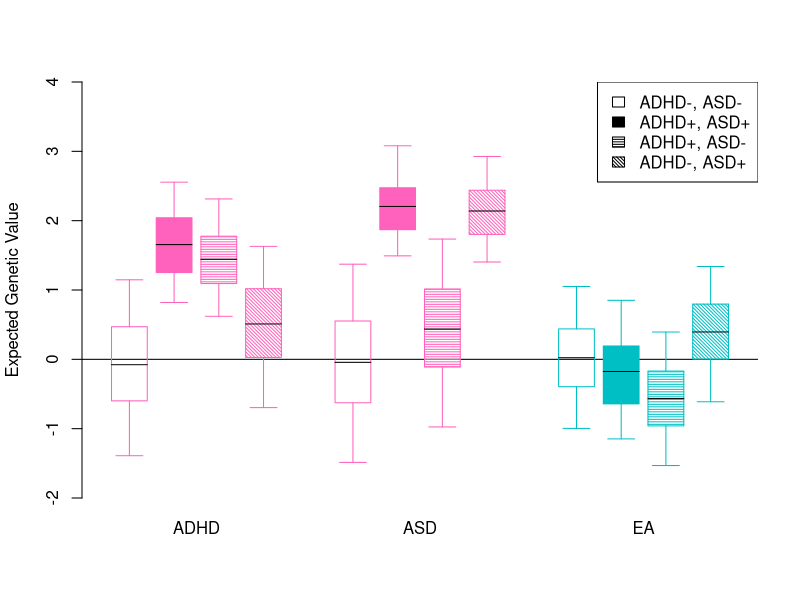

Generate this figure with R: (Note: this script raises an error after producing the figure.)
gen_cor_norm <- function( n, mu, sigma, rho, pop=F ) {
	
	t <- length( mu )
	X <- matrix( rnorm( t*n ), n, t )
	X.sig <- var( scale( X ) )
	X.sig.C.inv <- solve( chol( X.sig ) )
	X.clean <- scale( X %*% X.sig.C.inv )
	rho.C <- chol( rho )
	Y <- matrix( rep( mu, n ), n, t, byrow=T ) + 
			( X.clean %*% rho.C ) * matrix( rep( sigma, n ), n, t, byrow=T )

	return( Y )
	
}

plot.profiles.como <- function( l.value, p.value, plotName, 
								traits.txt=c( "Trait 1","Trait 2","Trait 3" ),
								legend.txt=c( "Group 0-0", "Group 1-1", "Group 1-0", "Group 0-1") ) {
	
	l.1.00 <- mean( l.value[ p.value[,1] == 0 & p.value[,2] == 0, 1 ] )
	l.2.00 <- mean( l.value[ p.value[,1] == 0 & p.value[,2] == 0, 2 ] )
	l.3.00 <- mean( l.value[ p.value[,1] == 0 & p.value[,2] == 0, 3 ] )
			
	l.1.10 <- mean( l.value[ p.value[,1] == 1 & p.value[,2] == 0, 1 ] )
	l.2.10 <- mean( l.value[ p.value[,1] == 1 & p.value[,2] == 0, 2 ] )
	l.3.10 <- mean( l.value[ p.value[,1] == 1 & p.value[,2] == 0, 3 ] )
	
	l.1.01 <- mean( l.value[ p.value[,1] == 0 & p.value[,2] == 1, 1 ] )
	l.2.01 <- mean( l.value[ p.value[,1] == 0 & p.value[,2] == 1, 2 ] )
	l.3.01 <- mean( l.value[ p.value[,1] == 0 & p.value[,2] == 1, 3 ] )

	l.1.11 <- mean( l.value[ p.value[,1] == 1 & p.value[,2] == 1, 1 ] )
	l.2.11 <- mean( l.value[ p.value[,1] == 1 & p.value[,2] == 1, 2 ] )
	l.3.11 <- mean( l.value[ p.value[,1] == 1 & p.value[,2] == 1, 3 ] )

	sd.1.00 <- sd( l.value[ p.value[,1] == 0 & p.value[,2] == 0, 1 ] ) / 
						sqrt( sum( p.value[,1] == 0 & p.value[,2] == 0 ) )
	sd.2.00 <- sd( l.value[ p.value[,1] == 0 & p.value[,2] == 0, 2 ] ) / 
						sqrt( sum( p.value[,1] == 0 & p.value[,2] == 0 ) )
	sd.3.00 <- sd( l.value[ p.value[,1] == 0 & p.value[,2] == 0, 3 ] ) / 
						sqrt( sum( p.value[,1] == 0 & p.value[,2] == 0 ) )
			
	sd.1.10 <- sd( l.value[ p.value[,1] == 1 & p.value[,2] == 0, 1 ] ) / 
						sqrt( sum( p.value[,1] == 1 & p.value[,2] == 0 ) )
	sd.2.10 <- sd( l.value[ p.value[,1] == 1 & p.value[,2] == 0, 2 ] ) / 
						sqrt( sum( p.value[,1] == 1 & p.value[,2] == 0 ) )
	sd.3.10 <- sd( l.value[ p.value[,1] == 1 & p.value[,2] == 0, 3 ] ) / 
						sqrt( sum( p.value[,1] == 1 & p.value[,2] == 0 ) )
						
	sd.1.01 <- sd( l.value[ p.value[,1] == 0 & p.value[,2] == 1, 1 ] ) / 
						sqrt( sum( p.value[,1] == 0 & p.value[,2] == 1 ) )
	sd.2.01 <- sd( l.value[ p.value[,1] == 0 & p.value[,2] == 1, 2 ] ) / 
						sqrt( sum( p.value[,1] == 0 & p.value[,2] == 1 ) )
	sd.3.01 <- sd( l.value[ p.value[,1] == 0 & p.value[,2] == 1 , 3 ]) / 
						sqrt( sum( p.value[,1] == 0 & p.value[,2] == 1 ) )

	sd.1.11 <- sd( l.value[ p.value[,1] == 1 & p.value[,2] == 1, 1 ] ) / 
						sqrt( sum( p.value[,1] == 1 & p.value[,2] == 1 ) )
	sd.2.11 <- sd( l.value[ p.value[,1] == 1 & p.value[,2] == 1, 2 ] ) / 
						sqrt( sum( p.value[,1] == 1 & p.value[,2] == 1 ) )
	sd.3.11 <- sd( l.value[ p.value[,1] == 1 & p.value[,2] == 1, 3 ] ) / 
						sqrt( sum( p.value[,1] == 1 & p.value[,2] == 1 ) )

	plot.dat <- rbind( 	c( l.1.00, l.1.11, l.1.10, l.1.01 ),
						c( l.2.00, l.2.11, l.2.10, l.2.01 ),
						c( l.3.00, l.3.11, l.3.10, l.3.01 ) )
	plot.sd <- rbind( 	c( sd.1.00, sd.1.11, sd.1.10, sd.1.01 ),
						c( sd.2.00, sd.2.11, sd.2.10, sd.2.01 ),
						c( sd.3.00, sd.3.11, sd.3.10, sd.3.01 ) )
	
	col.cats <- c( "#FF62BC", "#FF62BC", "#00BFC4" )
	dense.cats <- c( 0, NA, 40, 40 )
	angle.cats <- c( NA, NA, 0, 135 )
	
	pdf( plotName )	
	
	b.plot <- print( barplot( t( plot.dat ),
					names.arg=traits.txt, 
					beside=T,
					angle=angle.cats, density=dense.cats, 
					ylab="Expected Genetic Value",
					col=rep( col.cats, each=4 ),
					ylim=c( -1,3 )
				) )
	print( segments( b.plot, t( plot.dat )-1.96*t( plot.sd ), 
			b.plot, t( plot.dat )+1.96*t( plot.sd ) ) )
	print( segments( b.plot-0.25, t( plot.dat )+1.96*t( plot.sd ), 
			b.plot+0.25, t( plot.dat )+1.96*t( plot.sd ) ) )
	print( segments( b.plot-0.25, t( plot.dat )-1.96*t( plot.sd ), 
			b.plot+0.25, t( plot.dat )-1.96*t( plot.sd ) ) )

	print( legend( 'topright', 
					legend=legend.txt,
					angle=angle.cats, 
					density=dense.cats, 
					col=1 ) )

	dev.off()
	
	out.dat <- list( plot.dat, plot.sd, b.plot )	
	
	return( out.dat )
	
}

plot.profiles.como.bnw <- function( l.value, p.value, plotName, 
								traits.txt=c( "Trait 1","Trait 2","Trait 3" ),
								legend.txt=c( "Group 0-0", "Group 1-1", "Group 1-0", "Group 0-1") ) {

	#l.value <- g.value.0
	#p.value <- p.value.0 
	#traits.txt <- traits
	#legend.txt <- legend.txt
	
	l.1.00 <- mean( l.value[ p.value[,1] == 0 & p.value[,2] == 0, 1 ] )
	l.2.00 <- mean( l.value[ p.value[,1] == 0 & p.value[,2] == 0, 2 ] )
	l.3.00 <- mean( l.value[ p.value[,1] == 0 & p.value[,2] == 0, 3 ] )
			
	l.1.10 <- mean( l.value[ p.value[,1] == 1 & p.value[,2] == 0, 1 ] )
	l.2.10 <- mean( l.value[ p.value[,1] == 1 & p.value[,2] == 0, 2 ] )
	l.3.10 <- mean( l.value[ p.value[,1] == 1 & p.value[,2] == 0, 3 ] )
	
	l.1.01 <- mean( l.value[ p.value[,1] == 0 & p.value[,2] == 1, 1 ] )
	l.2.01 <- mean( l.value[ p.value[,1] == 0 & p.value[,2] == 1, 2 ] )
	l.3.01 <- mean( l.value[ p.value[,1] == 0 & p.value[,2] == 1, 3 ] )

	l.1.11 <- mean( l.value[ p.value[,1] == 1 & p.value[,2] == 1, 1 ] )
	l.2.11 <- mean( l.value[ p.value[,1] == 1 & p.value[,2] == 1, 2 ] )
	l.3.11 <- mean( l.value[ p.value[,1] == 1 & p.value[,2] == 1, 3 ] )

	q05.1.00 <- quantile( l.value[ p.value[,1] == 0 & p.value[,2] == 0, 1 ], 0.05 )
	q05.2.00 <- quantile( l.value[ p.value[,1] == 0 & p.value[,2] == 0, 2 ], 0.05 )
	q05.3.00 <- quantile( l.value[ p.value[,1] == 0 & p.value[,2] == 0, 3 ], 0.05 )
				
	q05.1.10 <- quantile( l.value[ p.value[,1] == 1 & p.value[,2] == 0, 1 ], 0.05 )
	q05.2.10 <- quantile( l.value[ p.value[,1] == 1 & p.value[,2] == 0, 2 ], 0.05 )
	q05.3.10 <- quantile( l.value[ p.value[,1] == 1 & p.value[,2] == 0, 3 ], 0.05 )
						
	q05.1.01 <- quantile( l.value[ p.value[,1] == 0 & p.value[,2] == 1, 1 ], 0.05 )
	q05.2.01 <- quantile( l.value[ p.value[,1] == 0 & p.value[,2] == 1, 2 ], 0.05 )
	q05.3.01 <- quantile( l.value[ p.value[,1] == 0 & p.value[,2] == 1, 3 ], 0.05 )

	q05.1.11 <- quantile( l.value[ p.value[,1] == 1 & p.value[,2] == 1, 1 ], 0.05 )
	q05.2.11 <- quantile( l.value[ p.value[,1] == 1 & p.value[,2] == 1, 2 ], 0.05 )
	q05.3.11 <- quantile( l.value[ p.value[,1] == 1 & p.value[,2] == 1, 3 ], 0.05 )

	q25.1.00 <- quantile( l.value[ p.value[,1] == 0 & p.value[,2] == 0, 1 ], 0.25 )
	q25.2.00 <- quantile( l.value[ p.value[,1] == 0 & p.value[,2] == 0, 2 ], 0.25 )
	q25.3.00 <- quantile( l.value[ p.value[,1] == 0 & p.value[,2] == 0, 3 ], 0.25 )
				
	q25.1.10 <- quantile( l.value[ p.value[,1] == 1 & p.value[,2] == 0, 1 ], 0.25 )
	q25.2.10 <- quantile( l.value[ p.value[,1] == 1 & p.value[,2] == 0, 2 ], 0.25 )
	q25.3.10 <- quantile( l.value[ p.value[,1] == 1 & p.value[,2] == 0, 3 ], 0.25 )
						
	q25.1.01 <- quantile( l.value[ p.value[,1] == 0 & p.value[,2] == 1, 1 ], 0.25 )
	q25.2.01 <- quantile( l.value[ p.value[,1] == 0 & p.value[,2] == 1, 2 ], 0.25 )
	q25.3.01 <- quantile( l.value[ p.value[,1] == 0 & p.value[,2] == 1, 3 ], 0.25 )

	q25.1.11 <- quantile( l.value[ p.value[,1] == 1 & p.value[,2] == 1, 1 ], 0.25 )
	q25.2.11 <- quantile( l.value[ p.value[,1] == 1 & p.value[,2] == 1, 2 ], 0.25 )
	q25.3.11 <- quantile( l.value[ p.value[,1] == 1 & p.value[,2] == 1, 3 ], 0.25 )

	q75.1.00 <- quantile( l.value[ p.value[,1] == 0 & p.value[,2] == 0, 1 ], 0.75 )
	q75.2.00 <- quantile( l.value[ p.value[,1] == 0 & p.value[,2] == 0, 2 ], 0.75 )
	q75.3.00 <- quantile( l.value[ p.value[,1] == 0 & p.value[,2] == 0, 3 ], 0.75 )
				
	q75.1.10 <- quantile( l.value[ p.value[,1] == 1 & p.value[,2] == 0, 1 ], 0.75 )
	q75.2.10 <- quantile( l.value[ p.value[,1] == 1 & p.value[,2] == 0, 2 ], 0.75 )
	q75.3.10 <- quantile( l.value[ p.value[,1] == 1 & p.value[,2] == 0, 3 ], 0.75 )
						
	q75.1.01 <- quantile( l.value[ p.value[,1] == 0 & p.value[,2] == 1, 1 ], 0.75 )
	q75.2.01 <- quantile( l.value[ p.value[,1] == 0 & p.value[,2] == 1, 2 ], 0.75 )
	q75.3.01 <- quantile( l.value[ p.value[,1] == 0 & p.value[,2] == 1, 3 ], 0.75 )

	q75.1.11 <- quantile( l.value[ p.value[,1] == 1 & p.value[,2] == 1, 1 ], 0.75 )
	q75.2.11 <- quantile( l.value[ p.value[,1] == 1 & p.value[,2] == 1, 2 ], 0.75 )
	q75.3.11 <- quantile( l.value[ p.value[,1] == 1 & p.value[,2] == 1, 3 ], 0.75 )

	q95.1.00 <- quantile( l.value[ p.value[,1] == 0 & p.value[,2] == 0, 1 ], 0.95 )
	q95.2.00 <- quantile( l.value[ p.value[,1] == 0 & p.value[,2] == 0, 2 ], 0.95 )
	q95.3.00 <- quantile( l.value[ p.value[,1] == 0 & p.value[,2] == 0, 3 ], 0.95 )
				
	q95.1.10 <- quantile( l.value[ p.value[,1] == 1 & p.value[,2] == 0, 1 ], 0.95 )
	q95.2.10 <- quantile( l.value[ p.value[,1] == 1 & p.value[,2] == 0, 2 ], 0.95 )
	q95.3.10 <- quantile( l.value[ p.value[,1] == 1 & p.value[,2] == 0, 3 ], 0.95 )
						
	q95.1.01 <- quantile( l.value[ p.value[,1] == 0 & p.value[,2] == 1, 1 ], 0.95 )
	q95.2.01 <- quantile( l.value[ p.value[,1] == 0 & p.value[,2] == 1, 2 ], 0.95 )
	q95.3.01 <- quantile( l.value[ p.value[,1] == 0 & p.value[,2] == 1, 3 ], 0.95 )

	q95.1.11 <- quantile( l.value[ p.value[,1] == 1 & p.value[,2] == 1, 1 ], 0.95 )
	q95.2.11 <- quantile( l.value[ p.value[,1] == 1 & p.value[,2] == 1, 2 ], 0.95 )
	q95.3.11 <- quantile( l.value[ p.value[,1] == 1 & p.value[,2] == 1, 3 ], 0.95 )

	plot.dat <- rbind( 	c( l.1.00, l.1.11, l.1.10, l.1.01 ),
						c( l.2.00, l.2.11, l.2.10, l.2.01 ),
						c( l.3.00, l.3.11, l.3.10, l.3.01 ) )
	plot.q05 <- rbind( 	c( q05.1.00, q05.1.11, q05.1.10, q05.1.01 ),
						c( q05.2.00, q05.2.11, q05.2.10, q05.2.01 ),
						c( q05.3.00, q05.3.11, q05.3.10, q05.3.01 ) )
	plot.q25 <- rbind( 	c( q25.1.00, q25.1.11, q25.1.10, q25.1.01 ),
						c( q25.2.00, q25.2.11, q25.2.10, q25.2.01 ),
						c( q25.3.00, q25.3.11, q25.3.10, q25.3.01 ) )
	plot.q75 <- rbind( 	c( q75.1.00, q75.1.11, q75.1.10, q75.1.01 ),
						c( q75.2.00, q75.2.11, q75.2.10, q75.2.01 ),
						c( q75.3.00, q75.3.11, q75.3.10, q75.3.01 ) )
	plot.q95 <- rbind( 	c( q95.1.00, q95.1.11, q95.1.10, q95.1.01 ),
						c( q95.2.00, q95.2.11, q95.2.10, q95.2.01 ),
						c( q95.3.00, q95.3.11, q95.3.10, q95.3.01 ) )					
			
	col.cats <- c( "#FF62BC", "#FF62BC", "#00BFC4" )
	dense.cats <- c( 0, NA, 40, 40 )
	angle.cats <- c( NA, NA, 0, 135 )
	
	pdf( plotName )	
	
	b.plot <- print( barplot( t( plot.dat ),
					names.arg=traits.txt, 
					beside=T,
					angle=angle.cats, density=dense.cats,
					col='white', border='white',
					ylab="Expected Genetic Value",
					ylim=c( -2,4 )
				) )
	abline( h=0 )

	for ( i in 1:3 ) {
	for ( g in 1:4 ) {
		
		t.col=col.cats[ i ]
		t.border=col.cats[ i ]
		t.angle=angle.cats[ g ]
		t.density=dense.cats[ g ]	

		tempMat <- t( plot.dat )
		tempMat.q05 <- t( plot.q05 )
		tempMat.q25 <- t( plot.q25 )
		tempMat.q75 <- t( plot.q75 )
		tempMat.q95 <- t( plot.q95 )
				
		polygon(	c( b.plot[ g,i ]-0.4, b.plot[ g,i ]+0.4, b.plot[ g,i ]+0.4, b.plot[ g,i ]-0.4 ), 
					c( tempMat.q25[ g,i ], tempMat.q25[ g,i ], tempMat.q75[ g,i ], tempMat.q75[ g,i ] ), 
					col=t.col,
					border=t.border,
					angle=t.angle,
					density=t.density
					)
		segments(	b.plot[ g,i ], tempMat.q75[ g,i ], 
					b.plot[ g,i ], tempMat.q95[ g,i ], 
					col=t.col
					)
		segments(	b.plot[ g,i ], tempMat.q25[ g,i ], 
					b.plot[ g,i ], tempMat.q05[ g,i ], 
					col=t.col
					)							
		segments(	b.plot[ g,i ]+0.3, tempMat.q05[ g,i ], 
					b.plot[ g,i ]-0.3, tempMat.q05[ g,i ], 
					col=t.col
					)	
		segments(	b.plot[ g,i ]+0.3, tempMat.q95[ g,i ], 
					b.plot[ g,i ]-0.3, tempMat.q95[ g,i ], 
					col=t.col
					)
		segments(	b.plot[ g,i ]+0.4, tempMat[ g,i ], 
					b.plot[ g,i ]-0.4, tempMat[ g,i ], 
					col=1
					)					
	}
	}

	print( legend( 'topright', 
					legend=legend.txt,
					angle=angle.cats, 
					density=dense.cats, 
					col=1 ) )

	dev.off()
	
	out.dat <- list( plot.dat, plot.sd, b.plot )	
	
	return( out.dat )
	
}

he_reg <- function( g, p, k, m1, m2, misType='flip', misdir=0 ) {
	
	# Using the same people in both studies breaks estimators.  
	#	Sampling needs to be done carefully to ensure E( y1y2 | s1,s2,g12 ) can
	#	be factored under some assumptions of independence (my guess), or 
	#	it doesn't like within and across study similarities to be mixed. 
	#	Weissbrod, Flint, Rosset. 2018. AJHG. Supp. Note, eq. 5. 
	# Derived for Gij ~ 0, so when subjects are compared with themselves it breaks 
	#	this assumption.  With m=1000, anything > ~0.8 is a self-self correlations.
	#	With m=250, unrel x < 0.375, within person x > 0.675 seems ~reasonable. 
	#	With m=100, unrel x and within person x overlap - too much variance in (1/m)( X'X )
	#	I remove those pairs by checking x > 0.5		

	if ( misdir %in% c( 1,3 ) ) {
		m1.p <- sample( which( p[,1] == 1 ), floor( m1*sum( p[,1] ) ) ) 
		p[ m1.p, 2 ] <- 1 
	}
	if ( misdir %in% c( 2,3 ) ) { 
		m2.p <- sample( which( p[,2] == 1 ), floor( m2*sum( p[,2] ) ) )
		p[ m2.p, 1 ] <- 1 
	}

	if ( misType == 'flip' ) {
		if ( misdir %in% c( 1,3 ) ) { p[ m1.p, 1 ] <- 0 }	
		if ( misdir %in% c( 2,3 ) ) { p[ m2.p, 2 ] <- 0 }
	}
		
	# Initial sampling
	g.keep.1 <- sort( unique( c( sample( which( p[,1] == 0 ), 10000 ), 
							which( p[,1] == 1 ) ) ) )
	g.keep.2 <- sort( unique( c( sample( which( p[,2] == 0 ), 10000 ), 
							which( p[,2] == 1 ) ) ) )
	g.keep.3 <- sort( unique( c( sample( 
							which( !is.na( p[,3] ) ), 10000 ) ) ) )
								
	n.1 <- length( g.keep.1 )
	n.2 <- length( g.keep.2 )
	n.3 <- length( g.keep.3 )
		
	g.temp.1 <- g[ g.keep.1, ]
	g.temp.2 <- g[ g.keep.2, ]
	g.temp.3 <- g[ g.keep.3, ]	
	p.temp.1 <- p[ g.keep.1, ]	
	p.temp.2 <- p[ g.keep.2, ]
	p.temp.3 <- p[ g.keep.3, ]
		
	pt.1 <- sum( p.temp.1[ ,1 ] )/n.1
	p.temp.1[ ,1 ] <- ( p.temp.1[ ,1 ] - pt.1 ) / sqrt( pt.1*(1-pt.1) )	
	pt.2 <- sum( p.temp.2[ ,2 ] )/n.2
	p.temp.2[ ,2 ] <- ( p.temp.2[ ,2 ] - pt.2 ) / sqrt( pt.2*(1-pt.2) )

	x.temp <- ( 1/dim(g)[2] ) * g.temp.1 %*% t( g.temp.1 )
	x.temp[ upper.tri( x.temp, diag=T ) ] <- NA
	x.temp.l <- c( x.temp[ !is.na( x.temp ) ] )
	
	y.temp <- p.temp.1[,1] %*% t( p.temp.1[,1] )
	y.temp[ upper.tri( y.temp, diag=T ) ] <- NA
	y.temp.l <- c( y.temp[ !is.na( y.temp ) ] )
	
	c.1.1.p <- sqrt( pt.1*(1-pt.1)*pt.1*(1-pt.1) )
	c.1.1.n <- dnorm( qnorm(1-k[1]) )*dnorm( qnorm(1-k[1]) )
	c.1.1.k <- k[1]*( 1-k[1] )*k[1]*( 1-k[1] )
	c.1.1 <- ( c.1.1.p*c.1.1.n ) / ( c.1.1.k )
	y.1.1.h2 <- ( ( c.1.1*x.temp.l ) %*% y.temp.l ) / 
				( ( c.1.1*x.temp.l ) %*% ( c.1.1*x.temp.l ) )						

	x.temp <- ( 1/dim(g)[2] ) * g.temp.2 %*% t( g.temp.2 )
	x.temp[ upper.tri( x.temp, diag=T ) ] <- NA
	x.temp.l <- c( x.temp[ !is.na( x.temp ) ] )

	y.temp <- p.temp.2[,2] %*% t( p.temp.2[,2] )
	y.temp[ upper.tri( y.temp, diag=T ) ] <- NA
	y.temp.l <- c( y.temp[ !is.na( y.temp ) ] )
	
	c.2.2.p <- sqrt( pt.2*(1-pt.2)*pt.2*(1-pt.2) )
	c.2.2.n <- dnorm( qnorm(1-k[2]) )*dnorm( qnorm(1-k[2]) )
	c.2.2.k <- k[2]*( 1-k[2] )*k[2]*( 1-k[2] )
	c.2.2 <- ( c.2.2.p*c.2.2.n ) / ( c.2.2.k )
	y.2.2.h2 <- ( ( c.2.2*x.temp.l ) %*% y.temp.l ) / 
				( ( c.2.2*x.temp.l ) %*% ( c.2.2*x.temp.l ) )

	x.temp <- ( 1/dim(g)[2] ) * g.temp.3 %*% t( g.temp.3 )
	x.temp[ upper.tri( x.temp, diag=T ) ] <- NA
	x.temp.l <- c( x.temp[ !is.na( x.temp ) ] )

	y.temp <- p.temp.3[,3] %*% t( p.temp.3[,3] )
	y.temp[ upper.tri( y.temp, diag=T ) ] <- NA
	y.temp.l <- c( y.temp[ !is.na( y.temp ) ] )

	# Biased if studies with ascertainment on secondary trait
	y.3.3.h2 <- ( ( x.temp.l ) %*% y.temp.l ) / 
				( ( x.temp.l ) %*% ( x.temp.l ) )

	x.temp <- ( 1/dim(g)[2] ) * g.temp.1 %*% t( g.temp.2 )
	x.temp[ upper.tri( x.temp, diag=T ) ] <- NA
	x.temp.l <- c( x.temp[ !is.na( x.temp ) ] )
	rem.x.temp.l <- which( x.temp.l > 0.5 )

	y.temp <- p.temp.1[,1] %*% t( p.temp.2[,2] )
	y.temp[ upper.tri( y.temp, diag=T ) ] <- NA
	y.temp.l <- c( y.temp[ !is.na( y.temp ) ] )

	c.1.2.p <- sqrt( pt.1*(1-pt.1)*pt.2*(1-pt.2) )
	c.1.2.n <- dnorm( qnorm(1-k[1]) )*dnorm( qnorm(1-k[2]) )
	c.1.2.k <- k[1]*( 1-k[1] )*k[2]*( 1-k[2] )
	c.1.2 <- ( c.1.2.p*c.1.2.n ) / ( c.1.2.k )
	y.1.2.cov <- ( ( c.1.2*x.temp.l[ -rem.x.temp.l ] ) %*% y.temp.l[ -rem.x.temp.l ] ) / 
				( ( c.1.2*x.temp.l[ -rem.x.temp.l ] ) %*% ( c.1.2*x.temp.l[ -rem.x.temp.l ] ) )
	y.1.2.rg <- y.1.2.cov / sqrt( y.1.1.h2*y.2.2.h2 )

	x.temp <- ( 1/dim(g)[2] ) * g.temp.1 %*% t( g.temp.3 )
	x.temp[ upper.tri( x.temp, diag=F ) ] <- NA
	x.temp.l <- c( x.temp[ !is.na( x.temp ) ] )
	rem.x.temp.l <- which( x.temp.l > 0.5 )

	y.temp <- p.temp.1[,1] %*% t( p.temp.3[,3] )
	y.temp[ upper.tri( y.temp, diag=F ) ] <- NA
	y.temp.l <- c( y.temp[ !is.na( y.temp ) ] )

	c.1.3.p <- sqrt( pt.1*(1-pt.1) )
	c.1.3.n <- dnorm( qnorm(1-k[1]) )
	c.1.3.k <- k[1]*( 1-k[1] )
	c.1.3 <- ( c.1.3.p*c.1.3.n ) / ( c.1.3.k )
	y.1.3.cov <- ( ( c.1.3*x.temp.l[ -rem.x.temp.l ] ) %*% y.temp.l[ -rem.x.temp.l ] ) / 
				( ( c.1.3*x.temp.l[ -rem.x.temp.l ] ) %*% ( c.1.3*x.temp.l[ -rem.x.temp.l ] ) )
	y.1.3.rg <- y.1.3.cov / sqrt( y.1.1.h2*y.3.3.h2 )

	x.temp <- ( 1/dim(g)[2] ) * g.temp.2 %*% t( g.temp.3 )
	x.temp[ upper.tri( x.temp, diag=F ) ] <- NA
	x.temp.l <- c( x.temp[ !is.na( x.temp ) ] )
	rem.x.temp.l <- which( x.temp.l > 0.5 )
		
	y.temp <- p.temp.2[,2] %*% t( p.temp.3[,3] )
	y.temp[ upper.tri( y.temp, diag=F ) ] <- NA
	y.temp.l <- c( y.temp[ !is.na( y.temp ) ] )

	c.2.3.p <- sqrt( pt.2*(1-pt.2) )
	c.2.3.n <- dnorm( qnorm(1-k[2]) )
	c.2.3.k <- k[2]*( 1-k[2] )
	c.2.3 <- ( c.2.3.p*c.2.3.n ) / ( c.2.3.k )
	y.2.3.cov <- ( ( c.2.3*x.temp.l[ -rem.x.temp.l ] ) %*% y.temp.l[ -rem.x.temp.l ] ) / 
				( ( c.2.3*x.temp.l[ -rem.x.temp.l ] ) %*% ( c.2.3*x.temp.l[ -rem.x.temp.l ] ) )
	y.2.3.rg <- y.2.3.cov / sqrt( y.2.2.h2*y.3.3.h2 )
	
	output <- list( y.1.1.h2=y.1.1.h2, y.2.2.h2=y.2.2.h2, y.3.3.h2=y.3.3.h2, 
						y.1.2.rg=y.1.2.rg, y.1.3.rg=y.1.3.rg, y.2.3.rg=y.2.3.rg,
						m1=m1, m2=m2 )
	
	return( output )
					
}

## Basic parameters 

traits <- c( "ADHD", "ASD", "EA" )
legend.txt <- c( "ADHD-, ASD-", "ADHD+, ASD+", "ADHD+, ASD-", "ADHD-, ASD+" )
n=100000
m=250
k=c( 0.05, 0.01, NA )
h2=c( 0.7, 0.8, 0.4 )
rg=matrix( c( 1, 0.33, -0.5, 0.33, 1, 0.2, -0.5, 0.2, 1), 3, 3 )
re=diag( length(h2) )
onset <- c( 5, 0, NA )		#ADHD uniform: 5 to 20, ASD: uniform 0 to 15
offset <- c( 20, 15, NA)
t <- length( h2 )

## Model 0: Comorbidity

# Genotypes
g <- matrix( rnorm( n*m ), n, m )
beta <- gen_cor_norm( m, rep(0,t), sqrt(h2/m), rg, pop=F )
 
# Genetic values
#g.value.0 <- gen_cor_norm( n, rep(0,t), sqrt(h2), rg, pop=F )
g.value.0 <- g %*% beta
# Environmental values				
e.value.0 <- gen_cor_norm( n, rep(0,t), sqrt(1-h2), re, pop=F )
# Liability values
l.value.0 <- g.value.0 + e.value.0
# Convert liability to 'disorder' phenotypes
p.value.0 <- l.value.0
p.value.0[ ,1 ] <- 1*( l.value.0[,1] >= qnorm( 1-k[1] ) )
p.value.0[ ,2 ] <- 1*( l.value.0[,2] >= qnorm( 1-k[2] ) )

# Add random onset
p.value.0 <- cbind( p.value.0, 0 )
p.value.0 <- cbind( p.value.0, 0 )
p.value.0[ , 4 ] <- sample( seq( onset[1], offset[1], by=5 ),
											n, replace=T )
p.value.0[ , 5 ] <- sample( seq( onset[2], offset[2], by=5 ),
											n, replace=T )


# # output <- NULL
# for ( i in 10 ) {
	# print( i )
	# m1 <- i/100
	# m2 <- i/100
	# output <- rbind( output, he_reg( g, p.value.0, k, m1, m2, misType='add', misdir=3 ) )
	# print( output )
# }
# save( output, file="misDx_famh2_rg3_addMisDx_01to11.RData")


#Plot baseline COMO model
plot.0 <- plot.profiles.como.bnw( g.value.0, p.value.0,"ASD_Model0.bnw.pdf", 
									traits.txt=traits, legend.txt=legend.txt )

# Model 1a: Misdiagnosis one-way (ADHD -> ASD)

misDx.r <- 0.10

p.value.1a <- l.value.0
p.value.1a[ ,1 ] <- 1*( l.value.0[,1] >= qnorm( 1-k[1] ) )
p.value.1a[ ,2 ] <- 1*( l.value.0[,2] >= qnorm( 1-k[2] ) )
											
misDx <- sample( which( p.value.1a[,1] == 1 ), 
					sum( p.value.1a[,1] == 1 )*misDx.r )

p.value.1a[ misDx, 1 ] <- 0
p.value.1a[ misDx, 2 ] <- 1

plot.1a <- plot.profiles.como.bnw( g.value.0, p.value.1a, "ASD_Model1a_flip.bnw.pdf", 
									traits.txt=traits, legend.txt=legend.txt )

# Model 1b: Misdiagnosis one-way (ASD -> ADHD)

misDx.r <- 0.80

p.value.1b <- l.value.0
p.value.1b[ ,1 ] <- 1*( l.value.0[,1] >= qnorm( 1-k[1] ) )
p.value.1b[ ,2 ] <- 1*( l.value.0[,2] >= qnorm( 1-k[2] ) )
											
misDx <- sample( which( p.value.1b[,2] == 1 ), 
					sum( p.value.1b[,2] == 1 )*misDx.r )

p.value.1b[ misDx, 1 ] <- 1
p.value.1b[ misDx, 2 ] <- 0

plot.1b <- plot.profiles.como.bnw( g.value.0, p.value.1b, "ASD_Model1b_flip.bnw.pdf", 
									traits.txt=traits, legend.txt=legend.txt )

# Model 1c: Misdiagnosis two-way (ASD -> ADHD & ADHD -> ASD) 

misDx.r <- 0.08

p.value.1c <- l.value.0
p.value.1c[ ,1 ] <- 1*( l.value.0[,1] >= qnorm( 1-k[1] ) )
p.value.1c[ ,2 ] <- 1*( l.value.0[,2] >= qnorm( 1-k[2] ) )
											
misDx1 <- sample( which( p.value.1c[,1] == 1 ), 
					sum( p.value.1c[,1] == 1 )*misDx.r )
misDx2 <- sample( which( p.value.1c[,2] == 1 ), 
					sum( p.value.1c[,2] == 1 )*misDx.r )

p.value.1c[ misDx1, 1 ] <- 0
p.value.1c[ misDx1, 2 ] <- 1
p.value.1c[ misDx2, 1 ] <- 1
p.value.1c[ misDx2, 2 ] <- 0

plot.1c <- plot.profiles.como.bnw( g.value.0, p.value.1c, "ASD_Model1c_flip.bnw.pdf", 
									traits.txt=traits, legend.txt=legend.txt )

# Model 1a: Misdiagnosis one-way (ADHD -> ASD)

misDx.r <- 0.10

p.value.1a <- l.value.0
p.value.1a[ ,1 ] <- 1*( l.value.0[,1] >= qnorm( 1-k[1] ) )
p.value.1a[ ,2 ] <- 1*( l.value.0[,2] >= qnorm( 1-k[2] ) )
											
misDx <- sample( which( p.value.1a[,1] == 1 ), 
					sum( p.value.1a[,1] == 1 )*misDx.r )

p.value.1a[ misDx, 2 ] <- 1

plot.1a <- plot.profiles.como.bnw( g.value.0, p.value.1a, "ASD_Model1a_add.bnw.pdf", 
									traits.txt=traits, legend.txt=legend.txt )

# Model 1b: Misdiagnosis one-way (ASD -> ADHD)

misDx.r <- 0.80

p.value.1b <- l.value.0
p.value.1b[ ,1 ] <- 1*( l.value.0[,1] >= qnorm( 1-k[1] ) )
p.value.1b[ ,2 ] <- 1*( l.value.0[,2] >= qnorm( 1-k[2] ) )
											
misDx <- sample( which( p.value.1b[,2] == 1 ), 
					sum( p.value.1b[,2] == 1 )*misDx.r )

p.value.1b[ misDx, 1 ] <- 1

plot.1b <- plot.profiles.como.bnw( g.value.0, p.value.1b, "ASD_Model1b_add.bnw.pdf", 
									traits.txt=traits, legend.txt=legend.txt )

# Model 1c: Misdiagnosis two-way (ASD -> ADHD & ADHD -> ASD) 

misDx.r <- 0.08

p.value.1c <- l.value.0
p.value.1c[ ,1 ] <- 1*( l.value.0[,1] >= qnorm( 1-k[1] ) )
p.value.1c[ ,2 ] <- 1*( l.value.0[,2] >= qnorm( 1-k[2] ) )
											
misDx1 <- sample( which( p.value.1c[,1] == 1 ), 
					sum( p.value.1c[,1] == 1 )*misDx.r )
misDx2 <- sample( which( p.value.1c[,2] == 1 ), 
					sum( p.value.1c[,2] == 1 )*misDx.r )

p.value.1c[ misDx1, 2 ] <- 1
p.value.1c[ misDx2, 1 ] <- 1

plot.1c <- plot.profiles.como.bnw( g.value.0, p.value.1c, "ASD_Model1c_add.bnw.pdf", 
									traits.txt=traits, legend.txt=legend.txt )

## Model 2a: One-way causation (being above the threshold for ADHD, lowers the threshold for ASD)

effect <- 0.5

l.value.2a <- l.value.0
l.value.2a[ l.value.0[,1] >= qnorm( 1-k[1] ), 2 ] <- 
				l.value.2a[ l.value.0[,1] >= qnorm( 1-k[1] ), 2 ] + 
				effect*l.value.2a[ l.value.0[,1] >= qnorm( 1-k[1] ), 1 ]

p.value.2a <- l.value.2a
p.value.2a[ ,1 ] <- 1*( l.value.2a[,1] >= qnorm( 1-k[1] ) )
p.value.2a[ ,2 ] <- 1*( l.value.2a[,2] >= qnorm( 1-k[2] ) )
											
plot.2a <- plot.profiles.como.bnw( g.value.0, p.value.2a, "ASD_Model2a.bnw.pdf", 
									traits.txt=traits, legend.txt=legend.txt )

## Model 2b: One-way causation (being above the threshold for ASD, lowers the threshold for ADHD)

effect <- 0.5

l.value.2b <- l.value.0
l.value.2b[ l.value.0[,1] >= qnorm( 1-k[1] ), 2 ] <- 
				l.value.2b[ l.value.0[,1] >= qnorm( 1-k[1] ), 2 ] + 
				effect*l.value.2b[ l.value.0[,1] >= qnorm( 1-k[1] ), 1 ]
l.value.2b[ l.value.0[,2] >= qnorm( 1-k[2] ), 1 ] <- 
				l.value.2b[ l.value.0[,2] >= qnorm( 1-k[2] ), 1 ] + 
				effect*l.value.2b[ l.value.0[,2] >= qnorm( 1-k[2] ), 2 ]

p.value.2b <- l.value.2b
p.value.2b[ ,1 ] <- 1*( l.value.2b[,1] >= qnorm( 1-k[1] ) )
p.value.2b[ ,2 ] <- 1*( l.value.2b[,2] >= qnorm( 1-k[2] ) )
											
plot.2b <- plot.profiles.como.bnw( g.value.0, p.value.2b, "ASD_Model2b.bnw.pdf", 
									traits.txt=traits, legend.txt=legend.txt )

## Model 2c: Mutual causation (being above the threshold for one, lowers the threshold for the other)

effect <- 0.5

l.value.2c <- l.value.0
l.value.2c[ l.value.0[,1] >= qnorm( 1-k[1] ), 2 ] <- 
				l.value.2c[ l.value.0[,1] >= qnorm( 1-k[1] ), 2 ] + 
				effect*l.value.2c[ l.value.0[,1] >= qnorm( 1-k[1] ), 1 ]
l.value.2c[ l.value.0[,2] >= qnorm( 1-k[2] ), 1 ] <- 
				l.value.2c[ l.value.0[,2] >= qnorm( 1-k[2] ), 1 ] + 
				effect*l.value.2c[ l.value.0[,2] >= qnorm( 1-k[2] ), 2 ]

p.value.2c <- l.value.2c
p.value.2c[ ,1 ] <- 1*( l.value.2c[,1] >= qnorm( 1-k[1] ) )
p.value.2c[ ,2 ] <- 1*( l.value.2c[,2] >= qnorm( 1-k[2] ) )
											
plot.2c <- plot.profiles.como.bnw( g.value.0, p.value.2c, "ASD_Model2c.bnw.pdf", 
									traits.txt=traits, legend.txt=legend.txt )

## Model 2d: Mutual causation (being above the threshold for one, lowers the threshold for the other)

effect <- 5

l.value.2d <- l.value.0

p.value.2d <- l.value.2d
p.value.2d[ ,1 ] <- 1*( l.value.2d[,1] >= qnorm( 1-k[1] ) )
p.value.2d[ ,2 ] <- 1*( l.value.2d[,2] >= qnorm( 1-k[2] ) )

incl.adhd <- which( l.value.2d[ ,1 ] >= qnorm( 1-effect*k[1] ) & p.value.2d[ ,2 ] == 1 )
incl.asd <- which( l.value.2d[ ,2 ] >= qnorm( 1-effect*k[2] ) & p.value.2d[ ,1 ] == 1 )

p.value.2d[ incl.adhd, 1 ] <- 1
p.value.2d[ incl.asd, 2 ] <- 1
											
plot.2d <- plot.profiles.como.bnw( g.value.0, p.value.2d, "ASD_Model2d.bnw.pdf", 
									traits.txt=traits, legend.txt=legend.txt )

## Model 3a: One way severity ('severe ADHD' -> ASD)

effect <- 0.05

l.value.3a <- l.value.0

p.value.3a <- l.value.3a
p.value.3a[ ,1 ] <- 1*( l.value.3a[,1] >= qnorm( 1-k[1] ) )
p.value.3a[ ,2 ] <- 1*( l.value.3a[,2] >= qnorm( 1-k[2] ) )

#Add extreme multiformity
p.value.3a[ p.value.3a[ ,2 ] == 0, 2 ] <- 1*( l.value.3a[ p.value.3a[ ,2 ] == 0, 1 ] >= qnorm( 1-effect*k[1] ) )

plot.3a <- plot.profiles.como.bnw( g.value.0, p.value.3a, "ASD_Model3a.bnw.pdf", 
									traits.txt=traits, legend.txt=legend.txt )

## Model 3b: One way severity ('severe ASD' -> ADHD)

effect <- 0.1

l.value.3b <- l.value.0

p.value.3b <- l.value.3b
p.value.3b[ ,1 ] <- 1*( l.value.3b[,1] >= qnorm( 1-k[1] ) )
p.value.3b[ ,2 ] <- 1*( l.value.3b[,2] >= qnorm( 1-k[2] ) )

#Add extreme multiformity
p.value.3b[ p.value.3b[ ,1 ] == 0, 1 ] <- 1*( l.value.3b[ p.value.3b[ ,1 ] == 0, 2 ] >= qnorm( 1-effect*k[2] ) )

plot.3b <- plot.profiles.como.bnw( g.value.0, p.value.3b, "ASD_Model3b.bnw.pdf", 
									traits.txt=traits, legend.txt=legend.txt )

## Model 3c: Two way severity ('severe ADHD' -> ASD & 'severe ASD' -> ADHD)
effect1 <- 0.05
effect2 <- 0.1

l.value.3c <- l.value.0

p.value.3c <- l.value.3c
p.value.3c[ ,1 ] <- 1*( l.value.3c[,1] >= qnorm( 1-k[1] ) )
p.value.3c[ ,2 ] <- 1*( l.value.3c[,2] >= qnorm( 1-k[2] ) )

#Add extreme multiformity
p.value.3c[ p.value.3c[ ,2 ] == 0, 2 ] <- 1*( l.value.3c[ p.value.3c[ ,2 ] == 0, 1 ] >= qnorm( 1-effect1*k[1] ) )
p.value.3c[ p.value.3c[ ,1 ] == 0, 1 ] <- 1*( l.value.3c[ p.value.3c[ ,1 ] == 0, 2 ] >= qnorm( 1-effect2*k[2] ) )

plot.3c <- plot.profiles.como.bnw( g.value.0, p.value.3c, "ASD_Model3c.bnw.pdf", 
									traits.txt=traits, legend.txt=legend.txt )

## Model 4a: Biological heirarchy ( ADHD > ASD ), with random comorbidity
p.asd <- 0.032

l.value.4a <- l.value.0

p.value.4a <- l.value.4a
p.value.4a[ ,1 ] <- 1*( l.value.4a[,1] >= qnorm( 1-k[1] ) )
p.value.4a[ ,2 ] <- 1*( l.value.4a[,2] >= qnorm( 1-k[2] ) )

# Add biological hierarchy
p.value.4a[ p.value.4a[ ,1 ] == 1 & p.value.4a[ ,2 ] == 1, 2 ] <- 0
p.value.4a[ sample( which( p.value.4a[ ,1 ] == 1 ), p.asd*sum( p.value.4a[ ,1 ] == 1 ) ), 2 ] <- 1

plot.4a <- plot.profiles.como.bnw( g.value.0, p.value.4a, "ASD_Model4a.bnw.pdf", 
									traits.txt=traits, legend.txt=legend.txt )

## Model 4b: Biological heirarchy ( ASD > ADHD ), with random comorbidity
p.adhd <- 0.166

l.value.4b <- l.value.0

p.value.4b <- l.value.4b
p.value.4b[ ,1 ] <- 1*( l.value.4b[,1] >= qnorm( 1-k[1] ) )
p.value.4b[ ,2 ] <- 1*( l.value.4b[,2] >= qnorm( 1-k[2] ) )

# Add biological hierarchy
p.value.4b[ p.value.4b[ ,1 ] == 1 & p.value.4b[ ,2 ] == 1, 1 ] <- 0
p.value.4b[ sample( which( p.value.4b[ ,2 ] == 1 ), p.adhd*sum( p.value.4b[ ,2 ] == 1 ) ), 1 ] <- 1

plot.4b <- plot.profiles.como.bnw( g.value.0, p.value.4b, "ASD_Model4b.bnw.pdf", 
									traits.txt=traits, legend.txt=legend.txt )


